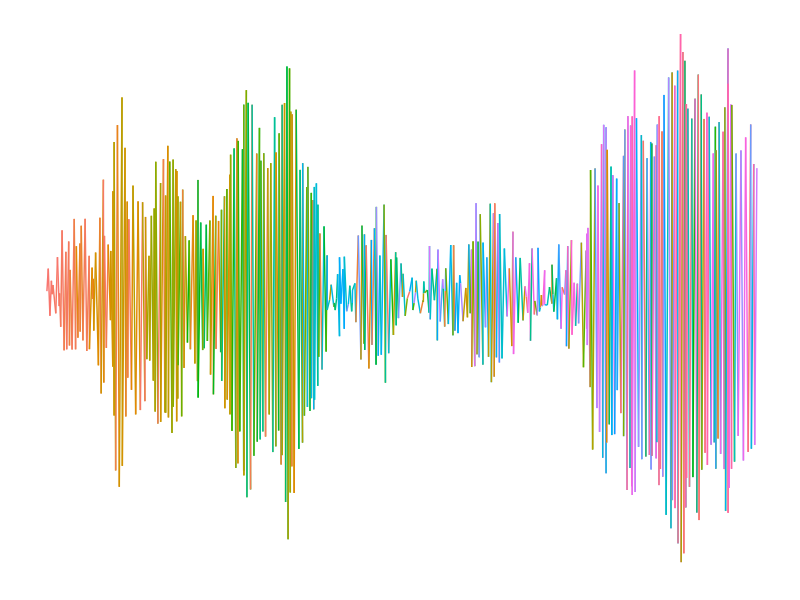

Reproduce this figure in R.
##########################################
# 
# Colourful line graph with ggplot
#
# Series:
# Little Useless-useful R functions #27
# Created: July 14, 2021
# Author: Tomaž Kaštrun
# Blog: tomaztsql.wordpress.com
# V.1.0

# Changelog: 
###########################################

library(ggplot2)


## generating fake dataset (x,y) points for a single line
set.seed(208)


Colourful_graph <- function(n, x, y){
  df <- data.frame(x=x, y=y, col=n)
  for (i in 1:n){
    #get last x,y
    lastx <- tail(df$x, 1)
    lasty <- tail(df$y, 1)
    col <- sample(1:i, 1, replace = T)
    if (i %% 10 == 0) {
      xx <- runif(1, 0.0, 1.0) + lastx
      yy <- runif(1, 0.0, 1.0) - lasty
    } else  {
    xx <- runif(1, 0.0, 1.0) + lastx
    yy <- runif(1, 0.0, 1.0) - lasty
    }
    # change: col=i for rainbow colours
    df <- rbind(df, c(x=xx, y=yy, col=col)) 
    
  }
  fake <<- df
  # show faked graph
  ggplot(fake, aes(x, y, color = factor(col))) +
    geom_path(aes(group=1)) +
    theme(legend.position = "none") +
    theme(panel.grid.major = element_blank(), panel.grid.minor = element_blank(),
          panel.background = element_blank(), axis.line = element_blank(), text=element_blank(), line = element_blank())  
}



#create colourful graph
Colourful_graph(500,0.4,0.3)
